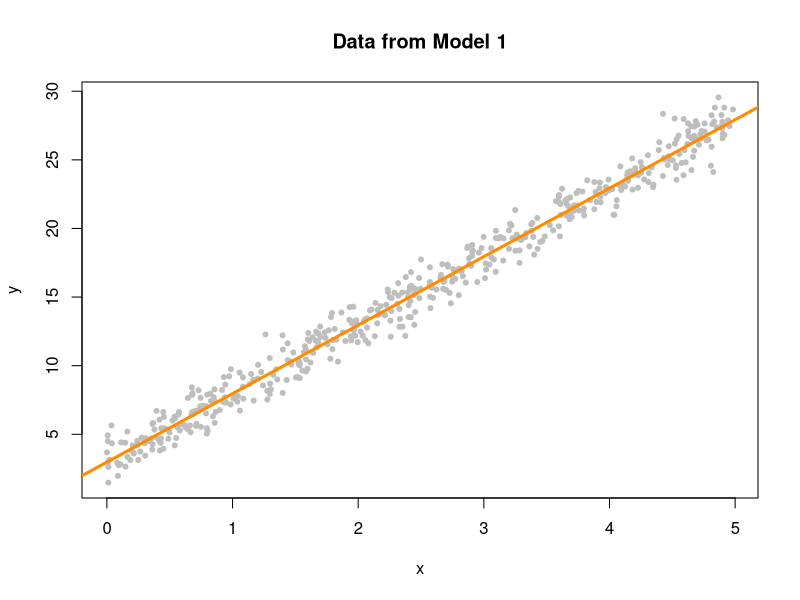
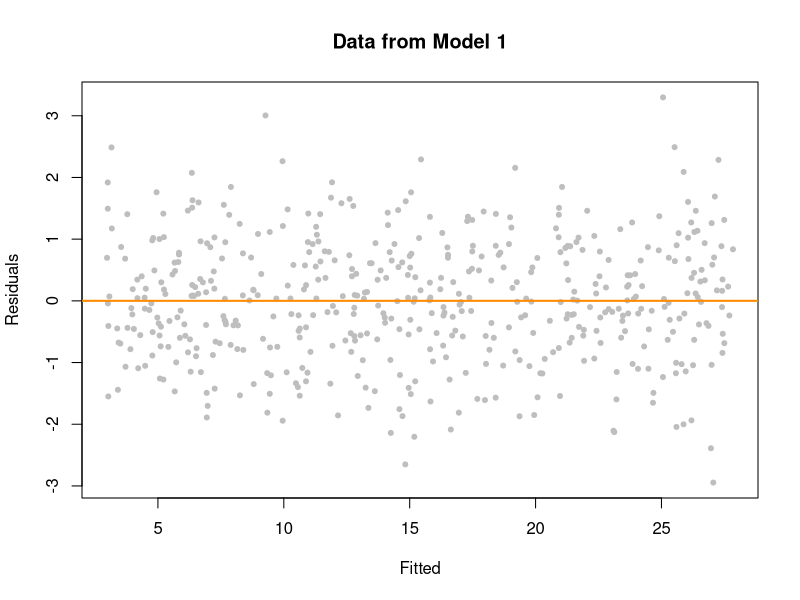
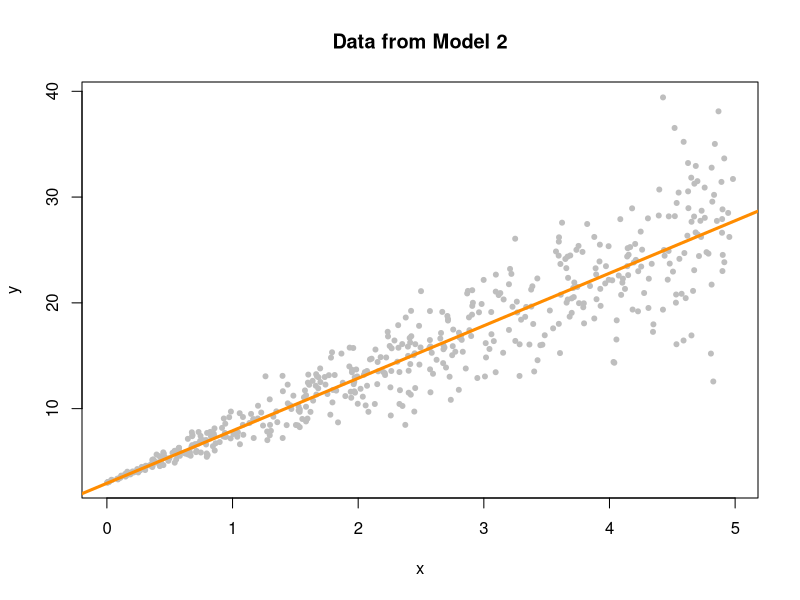
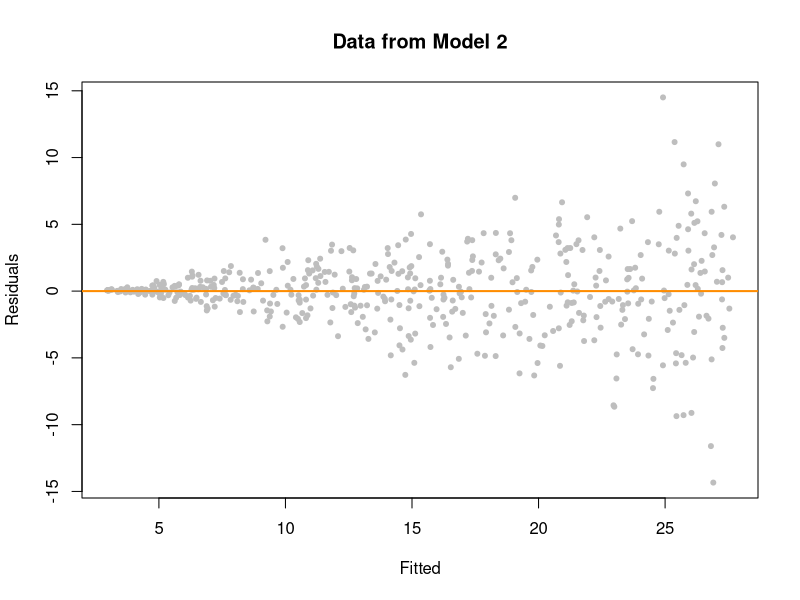
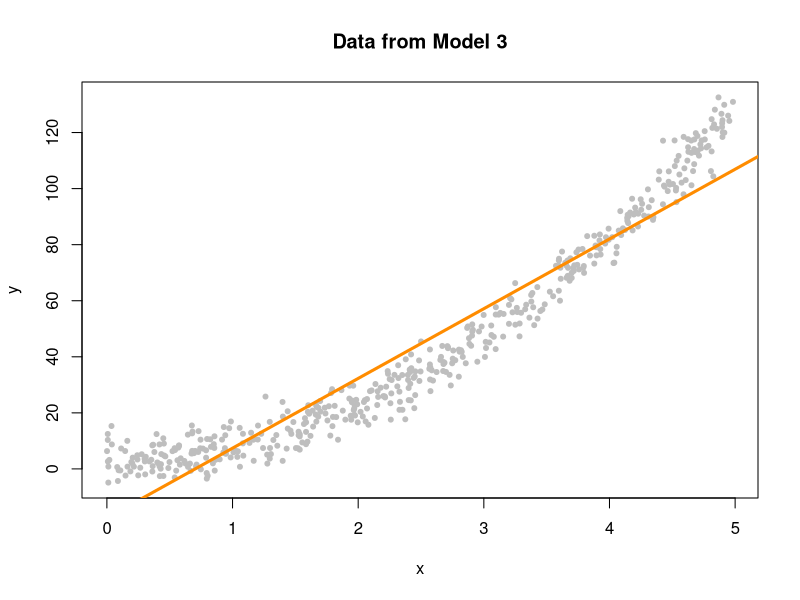
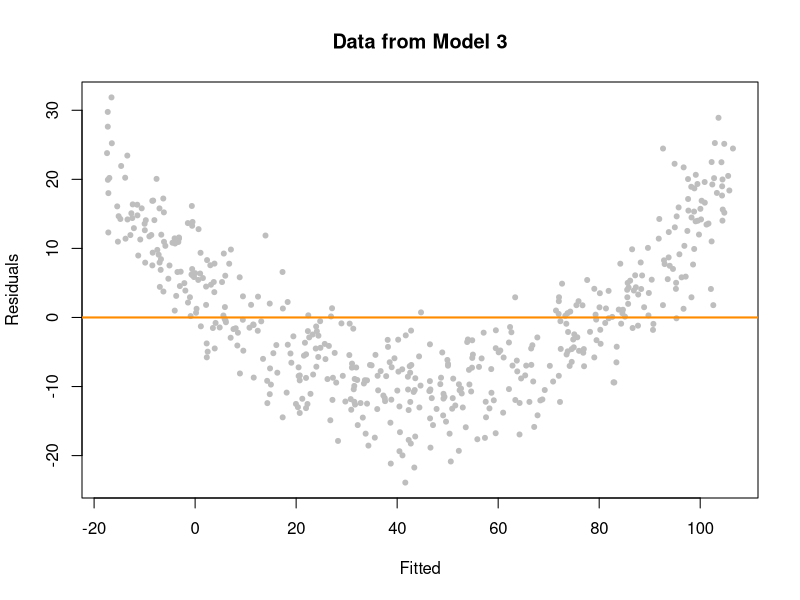
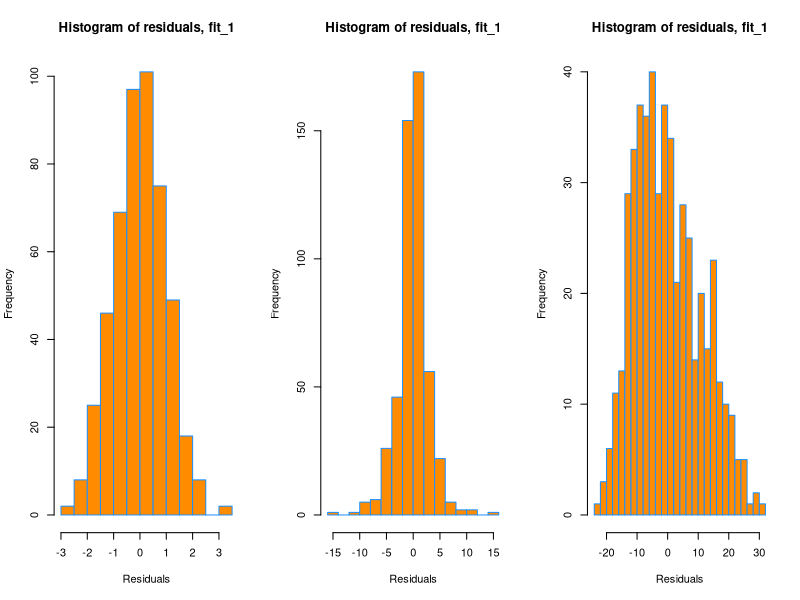
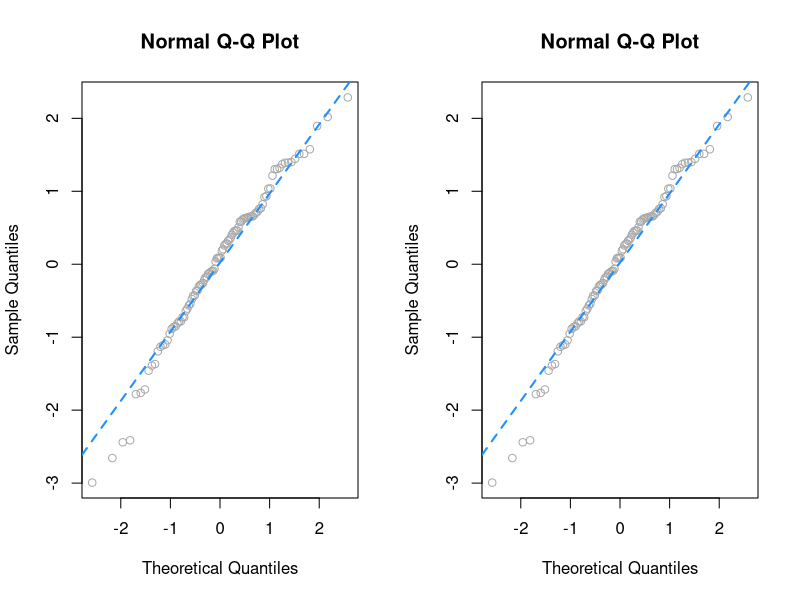

Source code (R) for these figures, in order:
# simulated data

sim_1 <- function(sample_size = 500) {
  x <- runif(n = sample_size) * 5
  y <- 3 + 5 * x + rnorm(n = sample_size, mean = 0, sd = 1)
  data.frame(x, y)
}

sim_2 <- function(sample_size = 500) {
  x <- runif(n = sample_size) * 5
  y <- 3 + 5 * x + rnorm(n = sample_size, mean = 0, sd = x)
  data.frame(x, y)
}

sim_3 <- function(sample_size = 500) {
  x <- runif(n = sample_size) * 5
  y <- 3 + 5 * x ^ 2 + rnorm(n = sample_size, mean = 0, sd = 5)
  data.frame(x, y)
}

# generate good data
set.seed(42)
sim_data_1 <- sim_1()

#scatter plot with fitted slr
plot(y ~ x, data = sim_data_1, col = "gray", pch = 20,
     main = "Data from Model 1")
fit_1 <- lm(y ~ x, data = sim_data_1)
abline(fit_1, col = "darkorange", lwd = 3)

#fitted vs residuals
plot(fit_1$fitted.values, fit_1$residuals,  
     col = "gray", pch = 20,
     xlab = "Fitted", ylab = "Residuals",
     main = "Data from Model 1")
abline(h = 0, col = "darkorange", lwd = 2)

# generate data with increasing variance
set.seed(42)
sim_data_2 <- sim_2()

#scatter plot with fitted slr
plot(y ~ x, data = sim_data_2, col = "gray", pch = 20,
     main = "Data from Model 2")
fit_2 <- lm(y ~ x, data = sim_data_2)
abline(fit_2, col = "darkorange", lwd = 3)

#fitted vs residuals
# This one has a very obvious non-constant variance
plot(fit_2$fitted.values, fit_2$residuals,  
     col = "gray", pch = 20,
     xlab = "Fitted", ylab = "Residuals",
     main = "Data from Model 2")
abline(h = 0, col = "darkorange", lwd = 2)


# generate data with "incorrect form"
set.seed(42)
sim_data_3 <- sim_3()

#scatter plot with fitted slr
plot(y ~ x, data = sim_data_3, col = "gray", pch = 20,
     main = "Data from Model 3")
fit_3<- lm(y ~ x, data = sim_data_3)
abline(fit_3, col = "darkorange", lwd = 3)

#fitted vs residuals
# the mean of Y is not a linear function of the predictor
plot(fit_3$fitted.values, fit_3$residuals,  
     col = "gray", pch = 20,
     xlab = "Fitted", ylab = "Residuals",
     main = "Data from Model 3")
abline(h = 0, col = "darkorange", lwd = 2)

# BP test

library(lmtest)
# high p-value means that we can't reject the H_0
# which was to assume constant variance.
bptest(fit_1)
# low p-value means we Reject the Null Hyp.
# which means we have reason to doubt constant variance
bptest(fit_2)
# high p-value again so variance seems constant
# the problem with this model is that violates the
# assumption of linear relation, so the residual
# are not centered at the mean.
bptest(fit_3)

# To check the normality assumption, histograms can help
# but it is not clear enough.

par(mfrow = c(1, 3))
hist(resid(fit_1),
     xlab = "Residuals",
     main = "Histogram of residuals, fit_1",
     col = "darkorange",
     border = "dodgerblue",
     breaks = 20)
hist(resid(fit_2),
     xlab = "Residuals",
     main = "Histogram of residuals, fit_1",
     col = "darkorange",
     border = "dodgerblue",
     breaks = 20)
hist(resid(fit_3),
     xlab = "Residuals",
     main = "Histogram of residuals, fit_1",
     col = "darkorange",
     border = "dodgerblue",
     breaks = 20)

# A better way to check normality are
# QQ plots

qq_plot = function(e) {
  
  n = length(e)
  normal_quantiles = qnorm(((1:n - 0.5) / n))
  # normal_quantiles = qnorm(((1:n) / (n + 1)))
  
  # plot theoretical verus observed quantiles
  plot(normal_quantiles, sort(e),
       xlab = c("Theoretical Quantiles"),
       ylab = c("Sample Quantiles"),
       col = "darkgrey")
  title("Normal Q-Q Plot")
  
  # calculate line through the first and third quartiles
  slope     = (quantile(e, 0.75) - quantile(e, 0.25)) / (qnorm(0.75) - qnorm(0.25))
  intercept = quantile(e, 0.25) - slope * qnorm(0.25)
  
  # add to existing plot
  abline(intercept, slope, lty = 2, lwd = 2, col = "dodgerblue")
}

set.seed(42)
x <- rnorm(100, mean = 0, sd = 1)
par(mfrow = c(1,2))
qqnorm(x, col = "darkgrey")
qqline(x, lty = 2, lwd = 2, col = "dodgerblue")
qq_plot(x)

# How does a qq plot look for data with normal distribution?
set.seed(42)
par(mfrow = c(1,3))
qq_plot(rnorm(10))
qq_plot(rnorm(25))
qq_plot(rnorm(100))

# from a t dist
# the greater the sample size the easiest
# is to spot when data is not normally distributed
set.seed(42)
par(mfrow = c(1,3))
qq_plot(rt(10, df = 4))
qq_plot(rt(25, df = 4))
qq_plot(rt(100, df = 4))

set.seed(42)
par(mfrow = c(1,3))
qq_plot(rexp(10))
qq_plot(rexp(25))
qq_plot(rexp(100))

# back to the three models from above

par(mfrow = c(1,1))
qqnorm(resid(fit_1), main = "Normal QQ-Plot, fit 1", col = "darkgrey")
qqline(resid(fit_1), lty = 2, lwd = 2, col = "dodgerblue")

# Not constant variance. Technically data here follows a Normal
# distribution, but since the variance is not constant we see
# "fat tails" in the q-q plot
qqnorm(resid(fit_2), main = "Normal QQ-Plot but Variance not Constant, fit 2", col = "darkgrey")
qqline(resid(fit_2), lty = 2, lwd = 2, col = "dodgerblue")


# With the quadratic mean data it also appears that Normality
# is violated but again that is not the case.
qqnorm(resid(fit_3), main = "Not Normal QQ-Plot, fit 2", col = "darkgrey")
qqline(resid(fit_3), lty = 2, lwd = 2, col = "dodgerblue")

# Shapiro-wilk test
set.seed(42)
shapiro.test(rnorm(25))
shapiro.test(rexp(25))

# low P value. 
# So we reject the assumption that the data 
# could have been sampled from a normal distribution.
# In other words, the hyp here is to assume that
# the data has been sampled from a normal distribution.
shapiro.test(fit_2$residuals)
shapiro.test(fit_3$residuals)

mpg_hp_add <- lm(mpg ~ hp + am, data = mtcars)

# With little amount of data is hard to decide if 
# constant variance is violated...
plot(mpg_hp_add$fitted.values, mpg_hp_add$residuals,  
     col = "gray", pch = 20,
     xlab = "Fitted", ylab = "Residuals",
     main = "mpg_hp_add")
abline(h = 0, col = "darkorange", lwd = 2)

# relatively high p-value, for instance with alpha=0.05
# p < alpha so we Reject the Null Hyp, which means there is
# a violation of the constant variance assumption.
bptest(mpg_hp_add)

qqnorm(resid(mpg_hp_add), main = "QQ-Plot, mpg_hp_add", col = "darkgrey")
qqline(resid(mpg_hp_add), lty = 2, lwd = 2, col = "dodgerblue")

# High p-value, so we are not concerned about normality
# violations.
shapiro.test(mpg_hp_add$residuals)



























